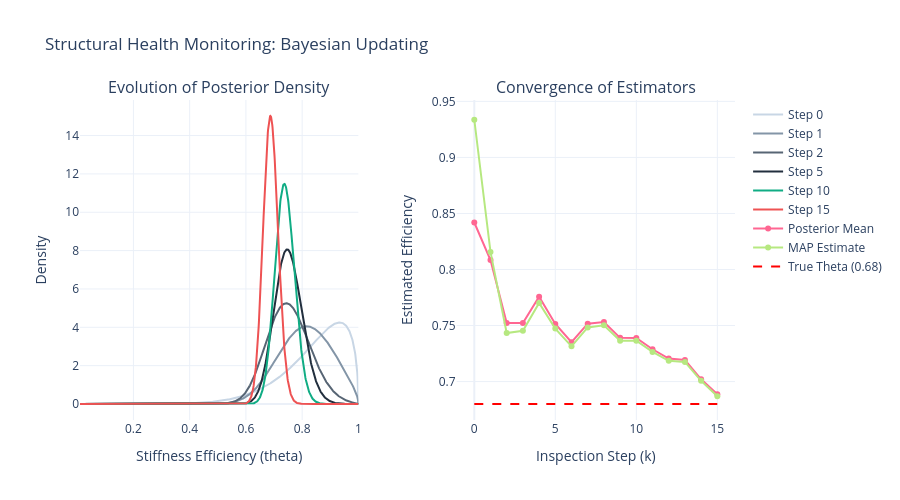

Notebook cell for this chart:
### Code cell
import numpy as np
import plotly.graph_objects as go
from scipy.stats import beta
from plotly.subplots import make_subplots

# 1. Simulation Parameters
np.random.seed(42)
n_steps = 15
theta_true = 0.68
K_nominal = 50.0
sigma = 0.15

# Generate noisy sensor readings
epsilon = np.random.normal(0, sigma, n_steps)
y_measurements = theta_true * K_nominal * np.exp(epsilon)

# 2. Grid Setup
grid_points = 1000
theta_grid = np.linspace(0.01, 1.0, grid_points)

# Trackers
posterior = beta.pdf(theta_grid, 8, 1.5)
posteriors_to_plot = {0: posterior.copy()}
mean_estimates = [np.trapezoid(theta_grid * posterior, x=theta_grid)]
map_estimates = [theta_grid[np.argmax(posterior)]]

# 3. Sequential Update Loop
for k, y_k in enumerate(y_measurements, start=1):
    # Calculate Likelihood
    likelihood = (1 / (y_k * sigma * np.sqrt(2 * np.pi))) * \
                 np.exp(- (np.log(y_k) - np.log(theta_grid * K_nominal))**2 / (2 * sigma**2))
    
    # Update and Normalize
    unnormalized = posterior * likelihood
    normalization_constant = np.trapezoid(unnormalized, x=theta_grid)
    posterior = unnormalized / normalization_constant
    
    # Store selected posteriors for visualization
    if k in [1, 2, 5, 10, 15]:
        posteriors_to_plot[k] = posterior.copy()
        
    # Point Estimates
    mean_est = np.trapezoid(theta_grid * posterior, x=theta_grid)
    map_est = theta_grid[np.argmax(posterior)]
    
    mean_estimates.append(mean_est)
    map_estimates.append(map_est)

# 4. Visualization
fig = make_subplots(rows=1, cols=2, subplot_titles=("Evolution of Posterior Density", "Convergence of Estimators"),
                    horizontal_spacing=0.15)

# Plot 1: Posterior densities
colors = ['#c8d6e5', '#8395a7', '#576574', '#222f3e', '#10ac84', '#ee5253']
for idx, (k, post_density) in enumerate(posteriors_to_plot.items()):
    fig.add_trace(go.Scatter(x=theta_grid, y=post_density, mode='lines', 
                             name=f'Step {k}', line=dict(color=colors[idx], width=2)), row=1, col=1)

# Plot 2: Convergence
steps = list(range(n_steps + 1))
fig.add_trace(go.Scatter(x=steps, y=mean_estimates, mode='lines+markers', name='Posterior Mean'), row=1, col=2)
fig.add_trace(go.Scatter(x=steps, y=map_estimates, mode='lines+markers', name='MAP Estimate'), row=1, col=2)
fig.add_trace(go.Scatter(x=steps, y=[theta_true]*(n_steps+1), mode='lines', 
                         name='True Theta (0.68)', line=dict(dash='dash', color='red')), row=1, col=2)

fig.update_layout(template='plotly_white', height=500, title_text="Structural Health Monitoring: Bayesian Updating")
fig.update_xaxes(title_text="Stiffness Efficiency (theta)", row=1, col=1)
fig.update_yaxes(title_text="Density", row=1, col=1)
fig.update_xaxes(title_text="Inspection Step (k)", row=1, col=2)
fig.update_yaxes(title_text="Estimated Efficiency", row=1, col=2)
fig.show()

### Figure 1 — Plotly figure (JSON) as saved in the notebook; plotly's stock layout.template omitted (floating-point values rounded to 4 significant figures; data arrays with more than 128 entries replaced by an {"elided": "..."} marker saying what was removed)
{"data": [{"line": {"color": "#c8d6e5", "width": 2}, "mode": "lines", "name": "Step 0", "type": "scatter", "x": {"elided": "1000 float values"}, "xaxis": "x", "y": {"elided": "1000 float values"}, "yaxis": "y"}, {"line": {"color": "#8395a7", "width": 2}, "mode": "lines", "name": "Step 1", "type": "scatter", "x": {"elided": "1000 float values"}, "xaxis": "x", "y": {"elided": "1000 float values"}, "yaxis": "y"}, {"line": {"color": "#576574", "width": 2}, "mode": "lines", "name": "Step 2", "type": "scatter", "x": {"elided": "1000 float values"}, "xaxis": "x", "y": {"elided": "1000 float values"}, "yaxis": "y"}, {"line": {"color": "#222f3e", "width": 2}, "mode": "lines", "name": "Step 5", "type": "scatter", "x": {"elided": "1000 float values"}, "xaxis": "x", "y": {"elided": "1000 float values"}, "yaxis": "y"}, {"line": {"color": "#10ac84", "width": 2}, "mode": "lines", "name": "Step 10", "type": "scatter", "x": {"elided": "1000 float values"}, "xaxis": "x", "y": {"elided": "1000 float values"}, "yaxis": "y"}, {"line": {"color": "#ee5253", "width": 2}, "mode": "lines", "name": "Step 15", "type": "scatter", "x": {"elided": "1000 float values"}, "xaxis": "x", "y": {"elided": "1000 float values"}, "yaxis": "y"}, {"mode": "lines+markers", "name": "Posterior Mean", "type": "scatter", "x": [0, 1, 2, 3, 4, 5, 6, 7, 8, 9, 10, 11, 12, 13, 14, 15], "xaxis": "x2", "y": [0.8419, 0.8084, 0.7522, 0.7522, 0.7757, 0.7514, 0.7351, 0.7517, 0.7531, 0.739, 0.7389, 0.7288, 0.7205, 0.7193, 0.702, 0.6886], "yaxis": "y2"}, {"mode": "lines+markers", "name": "MAP Estimate", "type": "scatter", "x": [0, 1, 2, 3, 4, 5, 6, 7, 8, 9, 10, 11, 12, 13, 14, 15], "xaxis": "x2", "y": [0.9336, 0.8157, 0.7433, 0.7453, 0.7701, 0.7473, 0.7314, 0.7483, 0.7503, 0.7364, 0.7364, 0.7265, 0.7186, 0.7176, 0.7007, 0.6868], "yaxis": "y2"}, {"line": {"color": "red", "dash": "dash"}, "mode": "lines", "name": "True Theta (0.68)", "type": "scatter", "x": [0, 1, 2, 3, 4, 5, 6, 7, 8, 9, 10, 11, 12, 13, 14, 15], "xaxis": "x2", "y": [0.68, 0.68, 0.68, 0.68, 0.68, 0.68, 0.68, 0.68, 0.68, 0.68, 0.68, 0.68, 0.68, 0.68, 0.68, 0.68], "yaxis": "y2"}], "layout": {"annotations": [{"font": {"size": 16}, "showarrow": false, "text": "Evolution of Posterior Density", "x": 0.2125, "xanchor": "center", "xref": "paper", "y": 1, "yanchor": "bottom", "yref": "paper"}, {"font": {"size": 16}, "showarrow": false, "text": "Convergence of Estimators", "x": 0.7875, "xanchor": "center", "xref": "paper", "y": 1, "yanchor": "bottom", "yref": "paper"}], "height": 500, "title": {"text": "Structural Health Monitoring: Bayesian Updating"}, "xaxis": {"anchor": "y", "domain": [0, 0.425], "title": {"text": "Stiffness Efficiency (theta)"}}, "xaxis2": {"anchor": "y2", "domain": [0.575, 1], "title": {"text": "Inspection Step (k)"}}, "yaxis": {"anchor": "x", "domain": [0, 1], "title": {"text": "Density"}}, "yaxis2": {"anchor": "x2", "domain": [0, 1], "title": {"text": "Estimated Efficiency"}}}}
